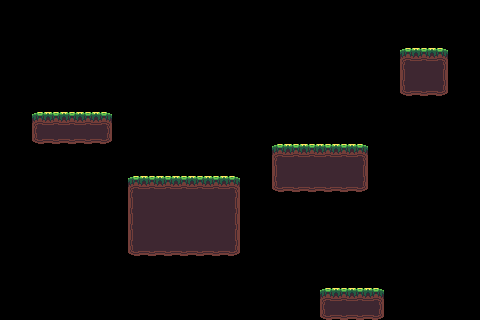

Below is a game level as drawn by its tile map, then a one-line description and the .tmx file that defines it, in full:
An orthogonal 30x20 tile map with 16x16 px tiles, 1 tile layer (collision) and 32 objects.

<map version="1.10" tiledversion="1.10.1" orientation="orthogonal" renderorder="right-down" width="30" height="20" tilewidth="16" tileheight="16" infinite="0" nextlayerid="4" nextobjectid="147">
 <tileset firstgid="1" source="tilesets/overworld.tsx" />
 <layer id="1" name="collision" width="30" height="20">
  <data encoding="csv">
0,0,0,0,0,0,0,0,0,0,0,0,0,0,0,0,0,0,0,0,0,0,0,0,0,0,0,0,0,0,
0,0,0,0,0,0,0,0,0,0,0,0,0,0,0,0,0,0,0,0,0,0,0,0,0,0,0,0,0,0,
0,0,0,0,0,0,0,0,0,0,0,0,0,0,0,0,0,0,0,0,0,0,0,0,0,0,0,0,0,0,
0,0,0,0,0,0,0,0,0,0,0,0,0,0,0,0,0,0,0,0,0,0,0,0,0,1,2,3,0,0,
0,0,0,0,0,0,0,0,0,0,0,0,0,0,0,0,0,0,0,0,0,0,0,0,0,4,5,6,0,0,
0,0,0,0,0,0,0,0,0,0,0,0,0,0,0,0,0,0,0,0,0,0,0,0,0,7,8,9,0,0,
0,0,0,0,0,0,0,0,0,0,0,0,0,0,0,0,0,0,0,0,0,0,0,0,0,0,0,0,0,0,
0,0,1,2,2,2,3,0,0,0,0,0,0,0,0,0,0,0,0,0,0,0,0,0,0,0,0,0,0,0,
0,0,7,8,8,8,9,0,0,0,0,0,0,0,0,0,0,0,0,0,0,0,0,0,0,0,0,0,0,0,
0,0,0,0,0,0,0,0,0,0,0,0,0,0,0,0,0,1,2,2,2,2,3,0,0,0,0,0,0,0,
0,0,0,0,0,0,0,0,0,0,0,0,0,0,0,0,0,4,5,5,5,5,6,0,0,0,0,0,0,0,
0,0,0,0,0,0,0,0,1,2,2,2,2,2,3,0,0,7,8,8,8,8,9,0,0,0,0,0,0,0,
0,0,0,0,0,0,0,0,4,5,5,5,5,5,6,0,0,0,0,0,0,0,0,0,0,0,0,0,0,0,
0,0,0,0,0,0,0,0,4,5,5,5,5,5,6,0,0,0,0,0,0,0,0,0,0,0,0,0,0,0,
0,0,0,0,0,0,0,0,4,5,5,5,5,5,6,0,0,0,0,0,0,0,0,0,0,0,0,0,0,0,
0,0,0,0,0,0,0,0,7,8,8,8,8,8,9,0,0,0,0,0,0,0,0,0,0,0,0,0,0,0,
0,0,0,0,0,0,0,0,0,0,0,0,0,0,0,0,0,0,0,0,0,0,0,0,0,0,0,0,0,0,
0,0,0,0,0,0,0,0,0,0,0,0,0,0,0,0,0,0,0,0,0,0,0,0,0,0,0,0,0,0,
0,0,0,0,0,0,0,0,0,0,0,0,0,0,0,0,0,0,0,0,1,2,2,3,0,0,0,0,0,0,
0,0,0,0,0,0,0,0,0,0,0,0,0,0,0,0,0,0,0,0,7,8,8,9,0,0,0,0,0,0
</data>
 </layer>
 <objectgroup id="3" name="grass">
  <object id="86" x="193.068" y="180">
   <point />
  </object>
  <object id="112" x="199.795" y="180">
   <point />
  </object>
  <object id="113" x="178.546" y="180">
   <point />
  </object>
  <object id="114" x="185.273" y="180">
   <point />
  </object>
  <object id="119" x="164.909" y="180">
   <point />
  </object>
  <object id="120" x="171.636" y="180">
   <point />
  </object>
  <object id="121" x="151.455" y="180">
   <point />
  </object>
  <object id="122" x="158.182" y="180">
   <point />
  </object>
  <object id="123" x="137.818" y="180">
   <point />
  </object>
  <object id="124" x="144.545" y="180">
   <point />
  </object>
  <object id="125" x="218.546" y="180">
   <point />
  </object>
  <object id="126" x="222.909" y="180">
   <point />
  </object>
  <object id="127" x="205.455" y="180">
   <point />
  </object>
  <object id="128" x="212.182" y="180">
   <point />
  </object>
  <object id="129" x="234.545" y="180">
   <point />
  </object>
  <object id="130" x="227.636" y="180">
   <point />
  </object>
  <object id="131" x="189.614" y="180">
   <point />
  </object>
  <object id="132" x="196.341" y="180">
   <point />
  </object>
  <object id="133" x="175.092" y="180">
   <point />
  </object>
  <object id="134" x="181.819" y="180">
   <point />
  </object>
  <object id="135" x="161.455" y="180">
   <point />
  </object>
  <object id="136" x="168.182" y="180">
   <point />
  </object>
  <object id="137" x="148.001" y="180">
   <point />
  </object>
  <object id="138" x="154.728" y="180">
   <point />
  </object>
  <object id="139" x="134.364" y="180">
   <point />
  </object>
  <object id="140" x="141.091" y="180">
   <point />
  </object>
  <object id="141" x="215.092" y="180">
   <point />
  </object>
  <object id="142" x="219.455" y="180">
   <point />
  </object>
  <object id="143" x="202.001" y="180">
   <point />
  </object>
  <object id="144" x="208.728" y="180">
   <point />
  </object>
  <object id="145" x="231.091" y="180">
   <point />
  </object>
  <object id="146" x="224.182" y="180">
   <point />
  </object>
 </objectgroup>
</map>